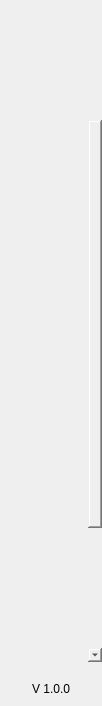
<?xml version="1.0" encoding="UTF-8"?>
<ui version="4.0">
 <class>NavMenuWidget</class>
 <widget class="QWidget" name="NavMenuWidget">
  <property name="geometry">
   <rect>
    <x>0</x>
    <y>0</y>
    <width>102</width>
    <height>706</height>
   </rect>
  </property>
  <property name="windowTitle">
   <string>Form</string>
  </property>
  <property name="styleSheet">
   <string notr="true">padding:0px;
border:none;
margin:0px;</string>
  </property>
  <layout class="QVBoxLayout" name="verticalLayout">
   <property name="spacing">
    <number>0</number>
   </property>
   <property name="leftMargin">
    <number>0</number>
   </property>
   <property name="topMargin">
    <number>0</number>
   </property>
   <property name="rightMargin">
    <number>0</number>
   </property>
   <property name="bottomMargin">
    <number>0</number>
   </property>
   <item>
    <widget class="QWidget" name="navContainer_2" native="true">
     <layout class="QVBoxLayout" name="navContainer" stretch="0,0,0,0">
      <property name="spacing">
       <number>0</number>
      </property>
      <property name="leftMargin">
       <number>0</number>
      </property>
      <property name="topMargin">
       <number>0</number>
      </property>
      <property name="rightMargin">
       <number>0</number>
      </property>
      <property name="bottomMargin">
       <number>10</number>
      </property>
      <item>
       <widget class="QPushButton" name="imgLogo">
        <property name="minimumSize">
         <size>
          <width>0</width>
          <height>120</height>
         </size>
        </property>
        <property name="text">
         <string/>
        </property>
        <property name="iconSize">
         <size>
          <width>64</width>
          <height>64</height>
         </size>
        </property>
       </widget>
      </item>
      <item>
      <widget class="QScrollArea" name="scrollAreaNav">
       <property name="sizePolicy">
        <sizepolicy hsizetype="Expanding" vsizetype="Expanding">
         <horstretch>0</horstretch>
         <verstretch>0</verstretch>
        </sizepolicy>
       </property>
       
        <property name="minimumSize">
         <size>
          <width>0</width>
          <height>0</height>
         </size>
        </property>
        <property name="styleSheet">
         <string notr="true">QScrollBar {
height:0px;
 width:0px;
}

#scrollAreaNav{
background-color:transparent;
}</string>
        </property>
        <property name="horizontalScrollBarPolicy">
         <enum>Qt::ScrollBarAlwaysOff</enum>
        </property>
        <property name="sizeAdjustPolicy">
         <enum>QAbstractScrollArea::AdjustToContents</enum>
        </property>
        <property name="widgetResizable">
         <bool>true</bool>
        </property>
        <property name="alignment">
         <set>Qt::AlignLeading|Qt::AlignLeft|Qt::AlignTop</set>
        </property>
        <widget class="QWidget" name="scrollAreaNavVert">
         <property name="geometry">
          <rect>
           <x>0</x>
           <y>0</y>
           <width>100</width>
           <height>640</height>
          </rect>
         </property>
         <property name="sizePolicy">
          <sizepolicy hsizetype="Preferred" vsizetype="Expanding">
           <horstretch>0</horstretch>
           <verstretch>0</verstretch>
          </sizepolicy>
         </property>
         <property name="minimumSize">
          <size>
           <width>0</width>
           <height>0</height>
          </size>
         </property>
         <property name="autoFillBackground">
          <bool>false</bool>
         </property>
         <property name="styleSheet">
          <string notr="true">#scrollAreaNavVert{
background-color:transparent;
}</string>
         </property>
         <layout class="QVBoxLayout" name="verticalLayout_3">
          <property name="spacing">
           <number>0</number>
          </property>
          <property name="sizeConstraint">
           <enum>QLayout::SetDefaultConstraint</enum>
          </property>
          <property name="leftMargin">
           <number>0</number>
          </property>
          <property name="topMargin">
           <number>0</number>
          </property>
          <property name="rightMargin">
           <number>0</number>
          </property>
          <property name="bottomMargin">
           <number>0</number>
          </property>
          <item>
           <widget class="QToolButton" name="btnDashboard">
            <property name="minimumSize">
             <size>
              <width>100</width>
              <height>80</height>
             </size>
            </property>
            <property name="text">
             <string/>
            </property>
            <property name="iconSize">
             <size>
              <width>32</width>
              <height>32</height>
             </size>
            </property>
            <property name="checkable">
             <bool>true</bool>
            </property>
            <property name="checked">
             <bool>true</bool>
            </property>
            <property name="autoExclusive">
             <bool>true</bool>
            </property>
           </widget>
          </item>
          <item>
           <widget class="QToolButton" name="btnSend">
            <property name="minimumSize">
             <size>
              <width>100</width>
              <height>80</height>
             </size>
            </property>
            <property name="text">
             <string/>
            </property>
            <property name="iconSize">
             <size>
              <width>32</width>
              <height>32</height>
             </size>
            </property>
            <property name="checkable">
             <bool>true</bool>
            </property>
            <property name="autoExclusive">
             <bool>true</bool>
            </property>
           </widget>
          </item>
          <item>
           <widget class="QToolButton" name="btnReceive">
            <property name="minimumSize">
             <size>
              <width>100</width>
              <height>80</height>
             </size>
            </property>
            <property name="text">
             <string/>
            </property>
            <property name="checkable">
             <bool>true</bool>
            </property>
            <property name="autoExclusive">
             <bool>true</bool>
            </property>
           </widget>
          </item>
          <item>
           <widget class="QToolButton" name="btnAddress">
            <property name="minimumSize">
             <size>
              <width>100</width>
              <height>80</height>
             </size>
            </property>
            <property name="text">
             <string/>
            </property>
            <property name="iconSize">
             <size>
              <width>32</width>
              <height>32</height>
             </size>
            </property>
            <property name="checkable">
             <bool>true</bool>
            </property>
            <property name="autoExclusive">
             <bool>true</bool>
            </property>
           </widget>
          </item>
          <item>
           <widget class="QToolButton" name="btnPrivacy">
            <property name="minimumSize">
             <size>
              <width>100</width>
              <height>80</height>
             </size>
            </property>
            <property name="text">
             <string/>
            </property>
            <property name="iconSize">
             <size>
              <width>32</width>
              <height>32</height>
             </size>
            </property>
            <property name="checkable">
             <bool>true</bool>
            </property>
            <property name="autoExclusive">
             <bool>true</bool>
            </property>
           </widget>
          </item>
          <item>
           <widget class="QToolButton" name="btnMaster">
            <property name="minimumSize">
             <size>
              <width>100</width>
              <height>80</height>
             </size>
            </property>
            <property name="text">
             <string/>
            </property>
            <property name="iconSize">
             <size>
              <width>32</width>
              <height>32</height>
             </size>
            </property>
            <property name="checkable">
             <bool>true</bool>
            </property>
            <property name="autoExclusive">
             <bool>true</bool>
            </property>
           </widget>
          </item>
          <item>
           <widget class="QToolButton" name="btnColdStaking">
            <property name="minimumSize">
             <size>
              <width>100</width>
              <height>80</height>
             </size>
            </property>
            <property name="text">
             <string/>
            </property>
            <property name="iconSize">
             <size>
              <width>32</width>
              <height>32</height>
             </size>
            </property>
            <property name="checkable">
             <bool>true</bool>
            </property>
            <property name="autoExclusive">
             <bool>true</bool>
            </property>
           </widget>
          </item>
          <item>
          <widget class="QToolButton" name="btnGovernance">	
        <property name="minimumSize">	
         <size>	
          <width>100</width>	
          <height>80</height>	
         </size>	
        </property>	
        <property name="text">	
         <string/>	
        </property>	
        <property name="iconSize">	
         <size>	
          <width>32</width>	
          <height>32</height>	
         </size>
         </property>
         <property name="checkable">
         <bool>true</bool>
         </property>
         <property name="autoExclusive">
         <bool>true</bool>
         </property>
         </widget>
         </item>
          <item>
           <widget class="QToolButton" name="btnSettings">
            <property name="minimumSize">
             <size>
              <width>100</width>
              <height>80</height>
             </size>
            </property>
            <property name="text">
             <string/>
            </property>
            <property name="iconSize">
             <size>
              <width>32</width>
              <height>32</height>
             </size>
            </property>
            <property name="checkable">
             <bool>true</bool>
            </property>
            <property name="autoExclusive">
             <bool>true</bool>
            </property>
           </widget>
          </item>
         </layout>
        </widget>
       </widget>
      </item>
      <item>
       <spacer name="verticalSpacer">
        <property name="orientation">
         <enum>Qt::Vertical</enum>
        </property>
        <property name="sizeType">
         <enum>QSizePolicy::Minimum</enum>
        </property>
        <property name="sizeHint" stdset="0">
         <size>
          <width>20</width>
          <height>20</height>
         </size>
        </property>
       </spacer>
      </item>
      <item alignment="Qt::AlignHCenter">
       <widget class="QLabel" name="labelVersion">
       <property name="maximumSize">
         <size>
          <width>16777215</width>
          <height>60</height>
         </size>
        </property>
        <property name="text">
         <string>V 1.0.0</string>
        </property>
        <property name="alignment">
         <set>Qt::AlignBottom|Qt::AlignHCenter</set>
        </property>
       </widget>
      </item>
     </layout>
    </widget>
   </item>
  </layout>
 </widget>
 <resources/>
 <connections/>
</ui>
